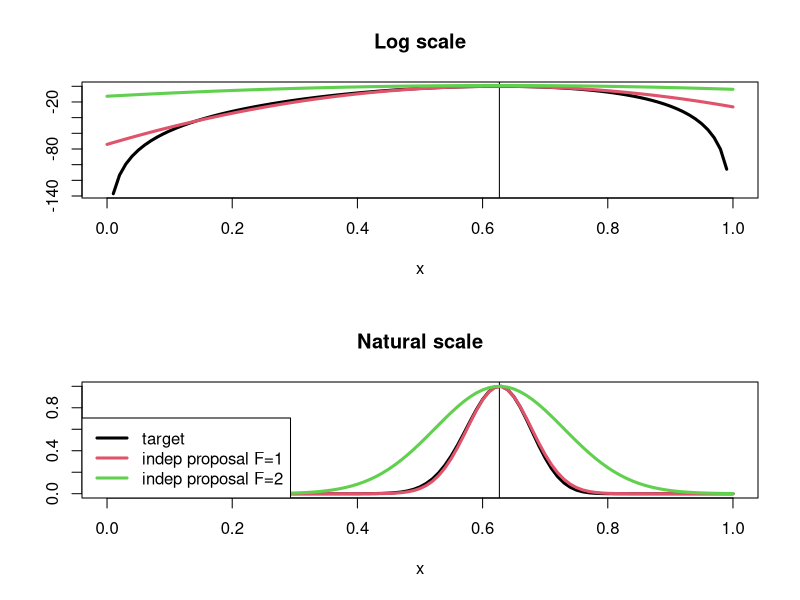
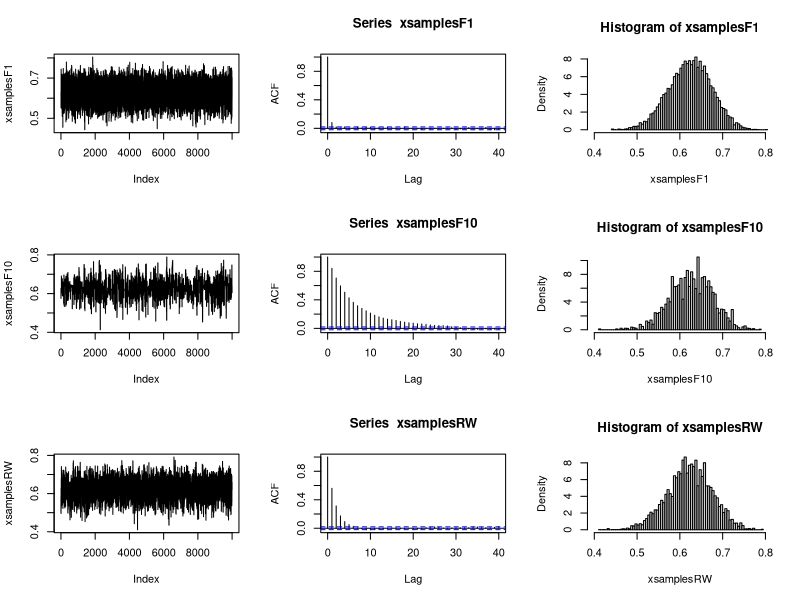

These charts were generated, in order, by the following R code:
## Rao-example using MCMC and two different proposal strategies:
##
## 1. independence sampler
## 2. random walk proposal
##

# target (posterior) distribution on log-scale asssuming a uniform prior
target <- function(theta, y, scaled=FALSE){
  res<- y[1]*log(2+theta) + 
    (y[2]+y[3])*log(1-theta)+y[4]*log(theta)
  res[theta<0 | theta>1] = NA
  if(!scaled) return(res)
  else return(res-max(res,na.rm=T))
}

### plot to show the target and the proposals in the independence sampler
data <- c(125, 18, 20, 34)

if(TRUE)
{
  mymean <- optimize(target, y=data, lower = 0, upper = 1, maximum = TRUE)$maximum
  # take the negative second derivative (Hessian) of the log-likelihood
  a <- -1*(-data[1]/(2+mymean)^2 - (data[2]+data[3])/(1-mymean)^2 - data[4]/mymean^2)
  # the variance is approximately the inversion of the negative Hessian
  mystd <- sqrt(1/a)
  
  par(mfrow=c(2,1))
  curve((target(theta=x,y=data, scaled=T)), from = 0 , to = 1, lwd=3, ylab="",
        main = "Log scale")
  abline(v=mymean)
  sd = mystd
  curve(dnorm(x, mean=mymean, sd=sd, log = T) - 
          dnorm(mymean, mean=mymean, sd=sd, log = T), from = 0, to = 1, add=T, col = 2, lwd=3)
  sd = mystd*2
  curve(dnorm(x, mean=mymean, sd=sd, log = T)/dnorm(mymean, mean=mymean, sd=sd, log = T), 
        from = 0, to = 1, add=T, col = 3, lwd=3)
  
  
  curve(exp(target(theta=x,y=data, scaled=T)), from = 0 , to = 1, lwd=3, ylab="",
        main = "Natural scale")
  abline(v=mymean)
  sd = mystd*1
  curve(dnorm(x, mean=mymean, sd=sd)/dnorm(mymean, mean=mymean, sd=sd), 
        from = 0, to = 1, add=T, col = 2, lwd=3)
  sd = mystd*2
  curve(dnorm(x, mean=mymean, sd=sd)/dnorm(mymean, mean=mymean, sd=sd), 
        from = 0, to = 1, add=T, col = 3, lwd=3)
  legend("bottomleft", c("target","indep proposal F=1", "indep proposal F=2"), 
         lwd=3,col=c(1,2,3))
}

mcmc_indep <- function(M, y, F){
  
  # store samples here
  xsamples <- rep(NA, M)
  
  # Idea: Normal Independence proposal with mean equal to the posterior
  # mode and standard deviation equal to the standard error or to 
  # a multiple of the standard error.
  mymean <- optimize(target, y=y, lower = 0, upper = 1, maximum = TRUE)$maximum
  
  # negative curvature of the log-posterior at the mode
  
  # take the negative second derivative (Hessian) of the log-likelihood
  a <- -1*(-y[1]/(2+mymean)^2 - (y[2]+y[3])/(1-mymean)^2 - y[4]/mymean^2)
  # the variance is approximately the inversion of the negative Hessian
  mystd <- sqrt(1/a)
  
  ##################################################################
  ## Alternative using optim instead of optimize. Optim directly returns the Hessian.
  #     eps <- 1E-9
  #     mycontrol <- list(fnscale=-1, maxit=100)
  #   
  #     ml <- optim(0.5, target, y=data, control=mycontrol, hessian=T, 
  #                 method="L-BFGS-B", lower=0+eps, upper=1-eps)
  #     mymean <- ml$par
  #     mystd <- sqrt(-1/ml$hessian)
  ##################################################################
  
  # factor to blow up standard deviation
  factor=F
  yes <- 0
  no <- 0
  
  # use as initial starting value mymean
  xsamples[1] <- mymean
  
  # MH-Iteration
  for(k in 2:M){
    # value of the past iteration
    old <- xsamples[k-1]
    
    # propose new value
    proposal <- rnorm(1, mean=mymean, sd=mystd*factor)
    
    # compute acceptance ratio
    posterior.ratio <-  exp(target(proposal, data)-target(old, data))
    if(is.na(posterior.ratio)){
      # happens when the proposal is not between 0 and 1 
      # => acceptance probability will be 0
      posterior.ratio <- 0
    }
    proposal.ratio <- exp(dnorm(old, mymean, mystd*factor, log=T)-
                            dnorm(proposal, mymean, mystd*factor, log=T))
    
    # get the acceptance probability
    alpha <- posterior.ratio*proposal.ratio
    
    # accept-reject step
    if(runif(1) <= alpha){	
      # accept the proposed value
      xsamples[k] <- proposal
      # increase counter of accepted values
      yes <- yes + 1
    }
    else{
      # stay with the old value
      xsamples[k] <- old
      no <- no + 1
    }
  }
  
  # acceptance rate
  cat("The acceptance rate is: ", round(yes/(yes+no)*100,2), "%\n", sep="")
  return(xsamples)
}


mcmc_rw <- function(M, y){
  
  # store samples here
  xsamples <- rep(NA, M)
  
  # Idea: Use a random walk proposal: U(theta^(k) - d, theta^(k) + d)
  d <- sqrt(12)/2*0.1
  
  yes <- 0
  no <- 0
  
  # specify a starting value
  xsamples[1] <- 0.5
  
  # MH-Iteration
  for(k in 2:M){
    # value of the past iteration
    old <- xsamples[k-1]
    
    # propose new value
    proposal <- runif(1, old-d, old+d)
    
    # compute acceptance ratio
    posterior.ratio <-  exp(target(proposal, data)-target(old, data))
    if(is.na(posterior.ratio)){
      # happens when the proposal is not between 0 and 1 
      # => acceptance probability will be 0
      posterior.ratio <- 0
    }
    # the proposal ratio is equal to 1 as we have a symmetric proposal distribution
    proposal.ratio <- 1
    
    # get the acceptance probability
    alpha <- posterior.ratio*proposal.ratio
    
    # accept-reject step
    if(runif(1) <= alpha){	
      # accept the proposed value
      xsamples[k] <- proposal
      # increase counter of accepted values
      yes <- yes + 1
    }
    else{
      # stay with the old value
      xsamples[k] <- old
      no <- no + 1
    }
  }
  
  # acceptance rate
  cat("The acceptance rate is: ", round(yes/(yes+no)*100,2), "%\n", sep="")
  return(xsamples)
}
## data
data <- c(125, 18, 20, 34)
# number of iterations
M <- 10000
xsamplesF1 <- mcmc_indep(M=M, F=1, y=data)
xsamplesF10 <- mcmc_indep(M=M, F=10, y=data)
xsamplesRW <- mcmc_rw(M=M, y=data)

## some plots
# Independence proposal F=1
par(mfrow=c(3,3))
# traceplot
plot(xsamplesF1, type="l")
# autocorrelation plot
acf(xsamplesF1)
# histogram
hist(xsamplesF1, nclass=100, xlim=c(0.4,0.8), prob=T)

# Independence proposal F=10
plot(xsamplesF10, type="l")
acf(xsamplesF10)
hist(xsamplesF10, nclass=100, xlim=c(0.4,0.8), prob=T)

# RW proposal
plot(xsamplesRW, type="l")
acf(xsamplesRW)
hist(xsamplesRW, nclass=100, xlim=c(0.4,0.8), prob=T)
